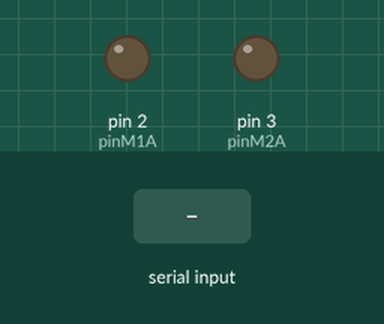
Bench run of a sketch on a simulated Arduino Uno, built with avr-gcc and run on an emulated ATmega328P. On the bench: output pins drawn as LEDs (lit = HIGH). The test bench sets the inputs (shaded band).

Above: at 1.2 s.
1.3 s: "B" received over Serial
At 1.8 s:
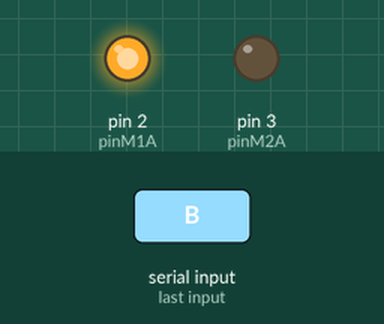
2.8 s: "F" received over Serial
At 4.1 s:
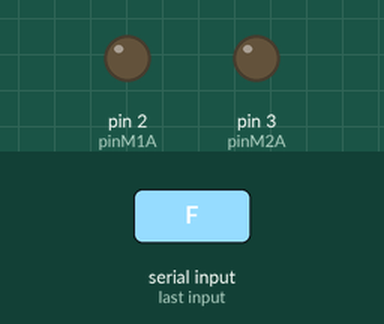
Timing chart, 0 to 5.8 s (numbered marks = the images above; inputs shaded):
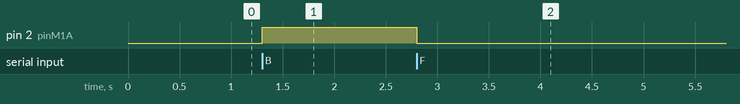

Measured:
- after the input at 1.3 s, pin 2 (pinM1A): LOW → HIGH at once
- after the input at 2.8 s, pin 2 (pinM1A): HIGH → LOW at once

The sketch:

C_digo.ino
```cpp
const int pinM1A = 2;
const int pinM2A = 3;

char valor;

void setup(){
  pinMode(pinM1A, OUTPUT);
  pinMode(pinM2A, OUTPUT);

  Serial.begin(9600);
}

void loop(){

  if(Serial.available()){

    valor = Serial.read();

    if(valor == 'F')
    {
      digitalWrite(pinM1A, LOW);
      digitalWrite(pinM2A, HIGH);
    }
    if(valor == 'B')
    {
      digitalWrite(pinM1A, HIGH);
      digitalWrite(pinM2A, LOW);
    }
    else
    {
      digitalWrite(pinM1A, LOW);
      digitalWrite(pinM2A, LOW);
    }

  }

}
```
